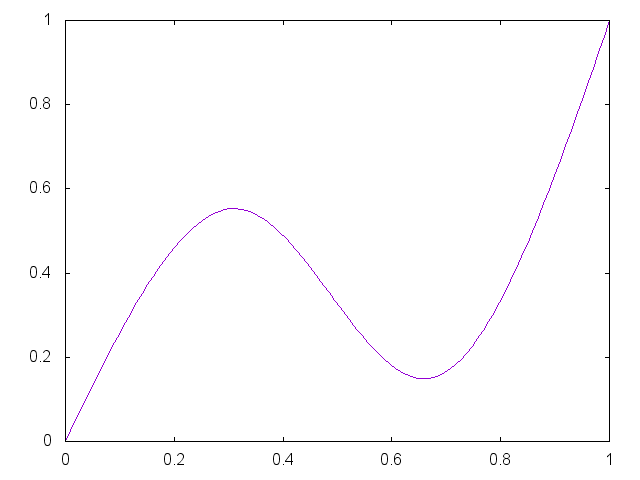

Reproduce this figure in gnuplot.


set term png

set output "generate/static/generate/csplines-0.55-0.15.png"
plot '-' smooth csplines notitle
0 0
0.33 0.55
0.67 0.15 
1 1
e

reset;
